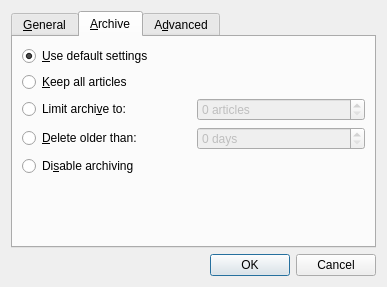
<ui version="4.0" >
 <class>Dialog</class>
 <widget class="QDialog" name="Dialog" >
  <property name="geometry" >
   <rect>
    <x>0</x>
    <y>0</y>
    <width>387</width>
    <height>287</height>
   </rect>
  </property>
  <property name="windowTitle" >
   <string>Dialog</string>
  </property>
  <layout class="QVBoxLayout" name="verticalLayout_2" >
   <item>
    <widget class="QTabWidget" name="tabWidget" >
     <property name="currentIndex" >
      <number>1</number>
     </property>
     <widget class="QWidget" name="general" >
      <property name="geometry" >
       <rect>
        <x>0</x>
        <y>0</y>
        <width>371</width>
        <height>211</height>
       </rect>
      </property>
      <attribute name="title" >
       <string>&amp;General</string>
      </attribute>
      <layout class="QVBoxLayout" name="verticalLayout" >
       <item>
        <layout class="QGridLayout" name="gridLayout" >
         <item row="1" column="1" >
          <widget class="QLineEdit" name="url" />
         </item>
         <item row="1" column="0" >
          <widget class="QLabel" name="label_2" >
           <property name="text" >
            <string>&amp;URL:</string>
           </property>
           <property name="buddy" >
            <cstring>url</cstring>
           </property>
          </widget>
         </item>
         <item row="0" column="0" >
          <widget class="QLabel" name="label" >
           <property name="text" >
            <string>&amp;Name:</string>
           </property>
           <property name="buddy" >
            <cstring>name</cstring>
           </property>
          </widget>
         </item>
         <item row="0" column="1" >
          <widget class="QLineEdit" name="name" />
         </item>
        </layout>
       </item>
       <item>
        <widget class="QCheckBox" name="notify" >
         <property name="text" >
          <string>Notify when new articles arri&amp;ve</string>
         </property>
        </widget>
       </item>
       <item>
        <widget class="QCheckBox" name="customUpdate" >
         <property name="text" >
          <string>U&amp;se a custom update interval</string>
         </property>
        </widget>
       </item>
       <item>
        <layout class="QHBoxLayout" name="horizontalLayout" >
         <item>
          <widget class="QLabel" name="label_3" >
           <property name="enabled" >
            <bool>false</bool>
           </property>
           <property name="text" >
            <string>Update &amp;every</string>
           </property>
           <property name="buddy" >
            <cstring>updatePeriod</cstring>
           </property>
          </widget>
         </item>
         <item>
          <widget class="QSpinBox" name="updatePeriod" >
           <property name="enabled" >
            <bool>false</bool>
           </property>
           <property name="minimum" >
            <number>1</number>
           </property>
           <property name="maximum" >
            <number>500</number>
           </property>
          </widget>
         </item>
         <item>
          <widget class="QComboBox" name="updateUnit" >
           <property name="enabled" >
            <bool>false</bool>
           </property>
           <item>
            <property name="text" >
             <string>Minutes</string>
            </property>
           </item>
           <item>
            <property name="text" >
             <string>Hours</string>
            </property>
           </item>
           <item>
            <property name="text" >
             <string>Days</string>
            </property>
           </item>
           <item>
            <property name="text" >
             <string>Never</string>
            </property>
           </item>
          </widget>
         </item>
        </layout>
       </item>
       <item>
        <spacer name="verticalSpacer" >
         <property name="orientation" >
          <enum>Qt::Vertical</enum>
         </property>
         <property name="sizeHint" stdset="0" >
          <size>
           <width>20</width>
           <height>40</height>
          </size>
         </property>
        </spacer>
       </item>
      </layout>
     </widget>
     <widget class="QWidget" name="archive" >
      <property name="geometry" >
       <rect>
        <x>0</x>
        <y>0</y>
        <width>371</width>
        <height>211</height>
       </rect>
      </property>
      <attribute name="title" >
       <string>&amp;Archive</string>
      </attribute>
      <layout class="QVBoxLayout" name="verticalLayout_3" >
       <item>
        <layout class="QGridLayout" name="gridLayout_2" >
         <item row="0" column="0" colspan="2" >
          <widget class="QRadioButton" name="useDefault" >
           <property name="text" >
            <string>&amp;Use default settings</string>
           </property>
           <property name="checked" >
            <bool>true</bool>
           </property>
          </widget>
         </item>
         <item row="1" column="0" colspan="2" >
          <widget class="QRadioButton" name="keepAll" >
           <property name="text" >
            <string>&amp;Keep all articles</string>
           </property>
          </widget>
         </item>
         <item row="2" column="0" >
          <widget class="QRadioButton" name="limitCount" >
           <property name="text" >
            <string>Limit archi&amp;ve to:</string>
           </property>
          </widget>
         </item>
         <item row="2" column="1" >
          <widget class="QSpinBox" name="count" >
           <property name="enabled" >
            <bool>false</bool>
           </property>
           <property name="suffix" >
            <string> articles</string>
           </property>
           <property name="maximum" >
            <number>99999</number>
           </property>
          </widget>
         </item>
         <item row="3" column="0" >
          <widget class="QRadioButton" name="limitDays" >
           <property name="text" >
            <string>&amp;Delete older than:</string>
           </property>
          </widget>
         </item>
         <item row="3" column="1" >
          <widget class="QSpinBox" name="days" >
           <property name="enabled" >
            <bool>false</bool>
           </property>
           <property name="suffix" >
            <string> days</string>
           </property>
          </widget>
         </item>
         <item row="4" column="0" colspan="2" >
          <widget class="QRadioButton" name="noArchive" >
           <property name="text" >
            <string>Di&amp;sable archiving</string>
           </property>
          </widget>
         </item>
        </layout>
       </item>
       <item>
        <spacer name="verticalSpacer_2" >
         <property name="orientation" >
          <enum>Qt::Vertical</enum>
         </property>
         <property name="sizeHint" stdset="0" >
          <size>
           <width>20</width>
           <height>40</height>
          </size>
         </property>
        </spacer>
       </item>
      </layout>
     </widget>
     <widget class="QWidget" name="advanced" >
      <property name="geometry" >
       <rect>
        <x>0</x>
        <y>0</y>
        <width>365</width>
        <height>200</height>
       </rect>
      </property>
      <attribute name="title" >
       <string>A&amp;dvanced</string>
      </attribute>
      <layout class="QVBoxLayout" name="verticalLayout_4" >
       <item>
        <widget class="QCheckBox" name="loadFull" >
         <property name="text" >
          <string>&amp;Load the full website when reading articles</string>
         </property>
        </widget>
       </item>
       <item>
        <widget class="QCheckBox" name="markRead" >
         <property name="text" >
          <string>&amp;Mark articles as read when they arrive</string>
         </property>
        </widget>
       </item>
       <item>
        <spacer name="verticalSpacer_3" >
         <property name="orientation" >
          <enum>Qt::Vertical</enum>
         </property>
         <property name="sizeHint" stdset="0" >
          <size>
           <width>20</width>
           <height>123</height>
          </size>
         </property>
        </spacer>
       </item>
      </layout>
     </widget>
    </widget>
   </item>
   <item>
    <widget class="QDialogButtonBox" name="buttonBox" >
     <property name="orientation" >
      <enum>Qt::Horizontal</enum>
     </property>
     <property name="standardButtons" >
      <set>QDialogButtonBox::Cancel|QDialogButtonBox::Ok</set>
     </property>
    </widget>
   </item>
  </layout>
  <zorder>buttonBox</zorder>
  <zorder>tabWidget</zorder>
 </widget>
 <resources/>
 <connections>
  <connection>
   <sender>buttonBox</sender>
   <signal>accepted()</signal>
   <receiver>Dialog</receiver>
   <slot>accept()</slot>
   <hints>
    <hint type="sourcelabel" >
     <x>227</x>
     <y>276</y>
    </hint>
    <hint type="destinationlabel" >
     <x>157</x>
     <y>274</y>
    </hint>
   </hints>
  </connection>
  <connection>
   <sender>buttonBox</sender>
   <signal>rejected()</signal>
   <receiver>Dialog</receiver>
   <slot>reject()</slot>
   <hints>
    <hint type="sourcelabel" >
     <x>304</x>
     <y>277</y>
    </hint>
    <hint type="destinationlabel" >
     <x>286</x>
     <y>274</y>
    </hint>
   </hints>
  </connection>
  <connection>
   <sender>limitCount</sender>
   <signal>toggled(bool)</signal>
   <receiver>count</receiver>
   <slot>setEnabled(bool)</slot>
   <hints>
    <hint type="sourcelabel" >
     <x>77</x>
     <y>112</y>
    </hint>
    <hint type="destinationlabel" >
     <x>261</x>
     <y>122</y>
    </hint>
   </hints>
  </connection>
  <connection>
   <sender>limitDays</sender>
   <signal>toggled(bool)</signal>
   <receiver>days</receiver>
   <slot>setEnabled(bool)</slot>
   <hints>
    <hint type="sourcelabel" >
     <x>111</x>
     <y>149</y>
    </hint>
    <hint type="destinationlabel" >
     <x>265</x>
     <y>153</y>
    </hint>
   </hints>
  </connection>
  <connection>
   <sender>customUpdate</sender>
   <signal>toggled(bool)</signal>
   <receiver>updatePeriod</receiver>
   <slot>setEnabled(bool)</slot>
   <hints>
    <hint type="sourcelabel" >
     <x>52</x>
     <y>146</y>
    </hint>
    <hint type="destinationlabel" >
     <x>164</x>
     <y>177</y>
    </hint>
   </hints>
  </connection>
  <connection>
   <sender>customUpdate</sender>
   <signal>toggled(bool)</signal>
   <receiver>updateUnit</receiver>
   <slot>setEnabled(bool)</slot>
   <hints>
    <hint type="sourcelabel" >
     <x>307</x>
     <y>148</y>
    </hint>
    <hint type="destinationlabel" >
     <x>313</x>
     <y>175</y>
    </hint>
   </hints>
  </connection>
 </connections>
</ui>
